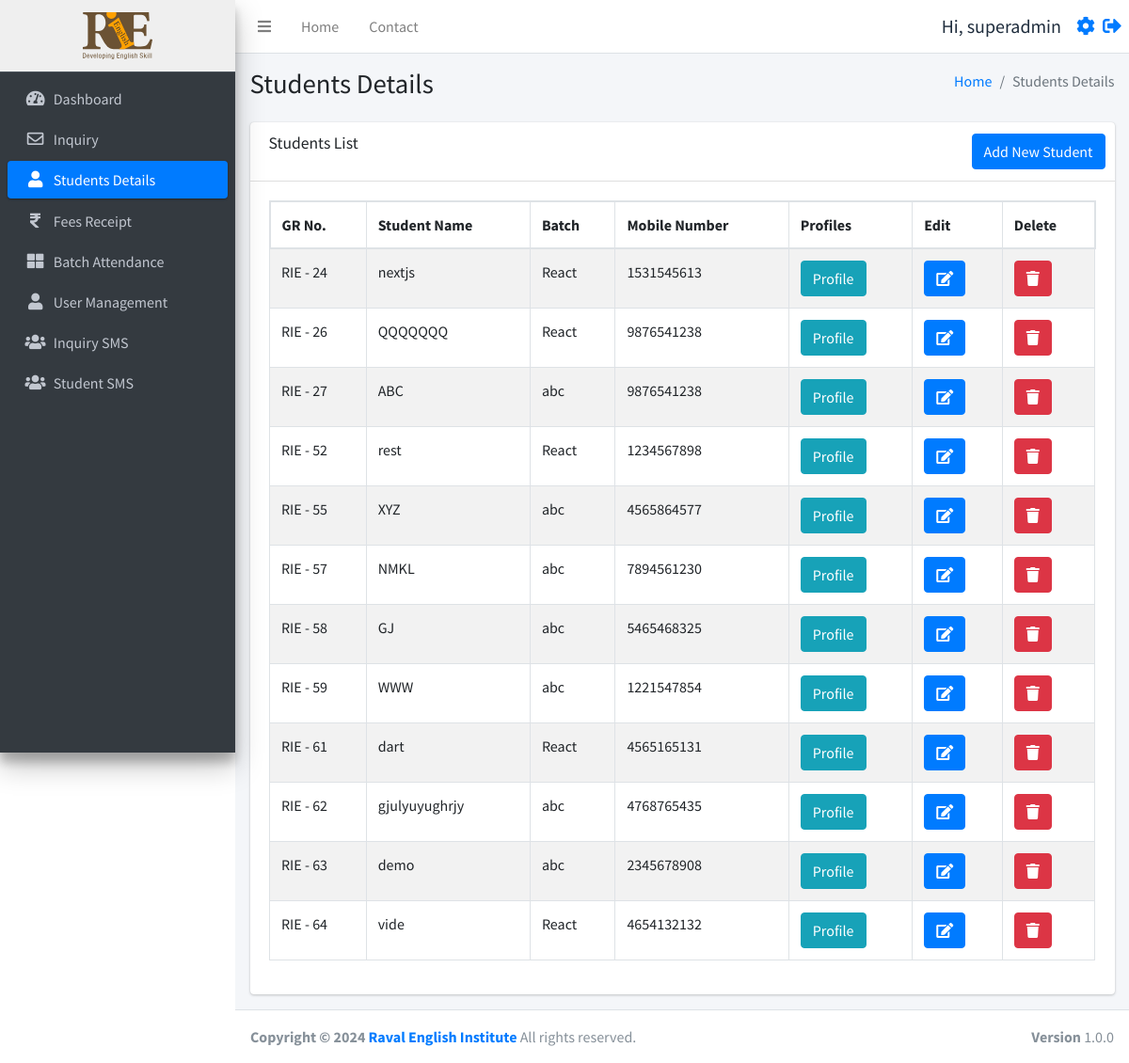
Page /studentsdetails.php (signed in) on the earlier database version.
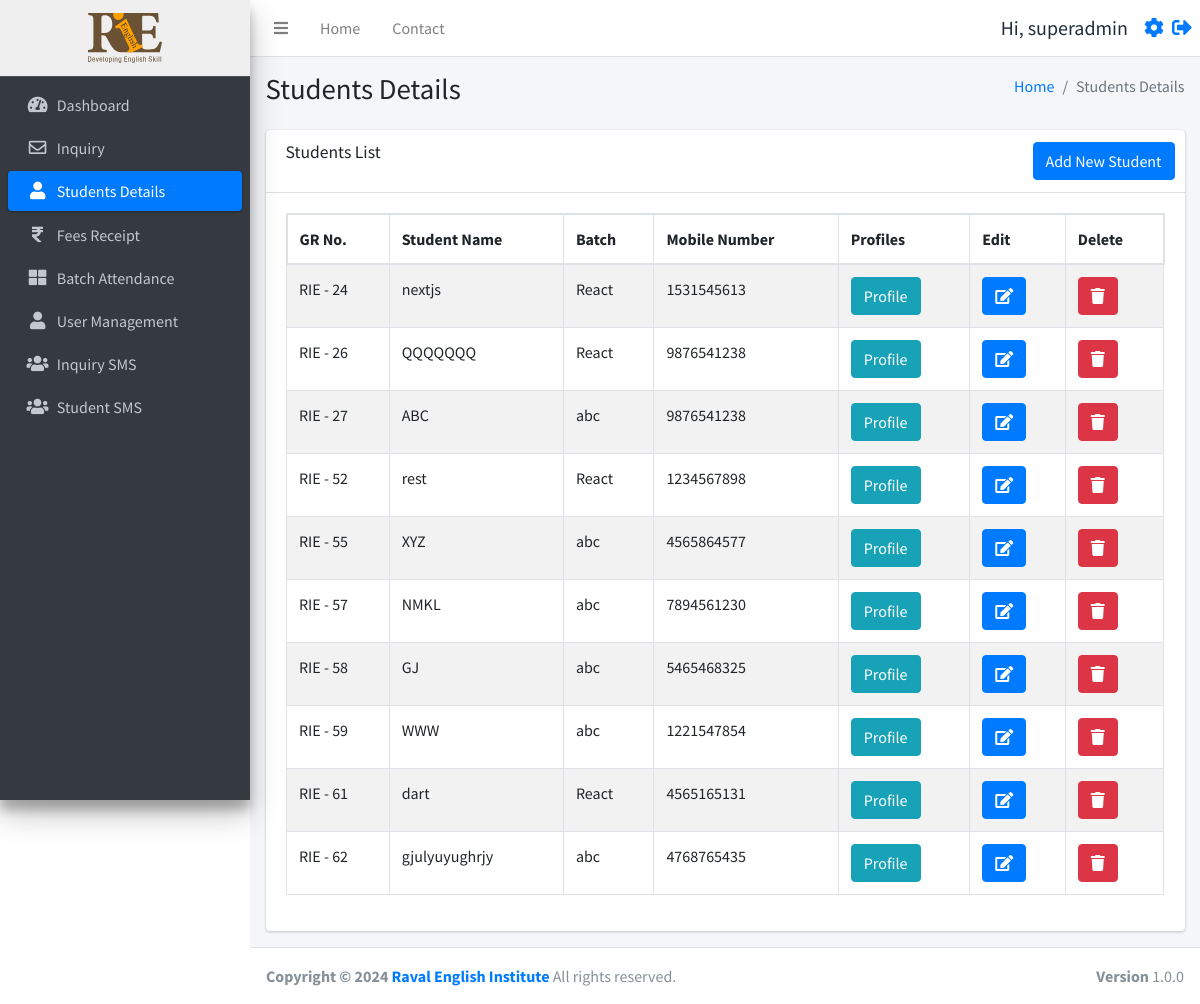
Same page on the later database version.
### tables this page shows
CREATE TABLE `studentinfo` (
  `id` int(11) NOT NULL,
  `name` varchar(255) DEFAULT NULL,
  `batch` int(11) DEFAULT NULL,
  `batch_name` varchar(255) DEFAULT NULL,
  `father_name` varchar(255) DEFAULT NULL,
  `mother_name` varchar(255) DEFAULT NULL,
  `dob` date DEFAULT NULL,
  `gender` varchar(50) DEFAULT NULL,
  `mobile_number` varchar(15) DEFAULT NULL,
  `fee_status` int(10) DEFAULT NULL,
  `profession` varchar(100) DEFAULT NULL,
  `address` varchar(255) DEFAULT NULL,
  `admission_time` date DEFAULT NULL,
  `created_at` datetime NOT NULL DEFAULT current_timestamp(),
  `pending_fees` int(10) DEFAULT 0,
  `discount` int(10) NOT NULL,
  `total_fees` int(11) NOT NULL,
  `paid_fees` int(11) NOT NULL
);

### function.php (called while the page is built, shortened)
<?php
require_once('db.php');
function selectFromTable($tableName, $columns, $whereConditions) {
    global $db;
    try {
        $sql = "SELECT " . implode(', ', $columns) . " FROM $tableName";
        if (!empty($whereConditions)) {
            $sql .= " WHERE " . implode(' AND ', array_map(function ($col) {
                return "$col = :$col";
            }, array_keys($whereConditions)));
        }
        $stmt = $db->prepare($sql);
        foreach ($whereConditions as $col => $value) {
            $stmt->bindValue(":$col", $value);
        }
        $stmt->execute();
        return $stmt->fetchAll(PDO::FETCH_ASSOC);
    } catch (PDOException $e) {
        return false;
    }
}
?>

### studentsdetails.php (the view, shortened to what the changed rows need)
<?php include ('./header.php');
require_once 'function.php';
$isSuperAdmin = isset($_SESSION['user_status']) && $_SESSION['user_status'] === 'super_admin';
?>
<div class="content-wrapper">
  <div class="content-header">
    <div class="container-fluid">
      <div class="row mb-2">
        <div class="col-sm-6">
          <h1 class="m-0">Students Details</h1>
        </div>
      </div>
    </div>
  </div>
  <section class="content">
    <div class="container-fluid">
      <div class="row">
        <div class="col-12">
          <div class="card">
            <div class="card-body">
              <div class="table-responsive">
                <table id="example2" class="table table-bordered table-striped">
                  <thead>
                    <tr>
                      <th>GR No.</th>
                      <th>Student Name</th>
                      <th>Batch</th>
                      <th>Mobile Number</th>
                      <th>Profiles</th>
                      <th>Edit</th>
                      <?php if ($isSuperAdmin): ?>
                        <th>Delete</th>
                      <?php endif; ?>
                    </tr>
                  </thead>
                  <tbody>
                    <?php
                    $rows = selectFromTable('studentinfo', ['id', 'name', 'batch', 'batch_name', 'pending_fees', 'mobile_number'], []);
                    foreach ($rows as $row) {
                      echo "<tr>";
                      echo "<td> RIE - " . $row['id'] . "</td>";
                      echo "<td>" . $row['name'] . "</td>";
                      echo "<td>" . $row['batch_name'] . "</td>";
                      echo "<td>" . $row['mobile_number'] . "</td>";
                      echo "<td><a href='javascript:void(0);' onclick='confirmProfile(" . $row['id'] . ")' class='btn btn-info'>Profile</a></td>";
                      echo "<td><a href='javascript:void(0);' onclick='confirmEdit(" . $row['id'] . ")' class='btn btn-primary'><i class='fas fa-edit'></i></a></td>";
                      if ($isSuperAdmin) {
                        echo "<td><a href='javascript:void(0);' onclick='confirmDelete(" . $row['id'] . ")' class='btn btn-danger'><i class='fas fa-trash'></a></td>";
                      }
                      echo "</tr>";
                    }
                    ?>
                  </tbody>
                </table>
              </div>
            </div>
          </div>
        </div>
      </div>
    </div>
  </section>
</div>
<?php include ('./footer.php'); ?>

### header.php (shortened to what the changed rows need)
<?php
require_once 'db.php';
require_once ('function.php');
?>
<!DOCTYPE html>
<html lang="en">
<head>
  <link rel="stylesheet" href="./plugins/fontawesome-free/css/all.min.css">
  <link rel="stylesheet" href="https://code.ionicframework.com/ionicons/2.0.1/css/ionicons.min.css">
  <link rel="stylesheet" href="./plugins/icheck-bootstrap/icheck-bootstrap.min.css">
  <link rel="stylesheet" href="https://cdn.datatables.net/1.10.19/css/dataTables.bootstrap4.min.css">
  <link rel="stylesheet" href="./asset/css/adminlte.min.css">
  <link rel="stylesheet" href="./asset/css/style.css">
</head>
<body class="hold-transition sidebar-mini layout-fixed">
  <div class="wrapper">
    <aside class="main-sidebar sidebar-dark-primary elevation-4">
      <a href="./dashboard.php" class="brand-link" style="text-align:center;background:#efefef;">
        <img src="./asset/img/logo.svg" alt="RIE logo Logo" style="height:50px;">
      </a>
    </aside>

Differences in the rows shown:
removed studentinfo: id "63", name "demo", batch_name "abc", mobile_number "2345678908"
removed studentinfo: id "64", name "vide", batch_name "React", mobile_number "4654132132"
